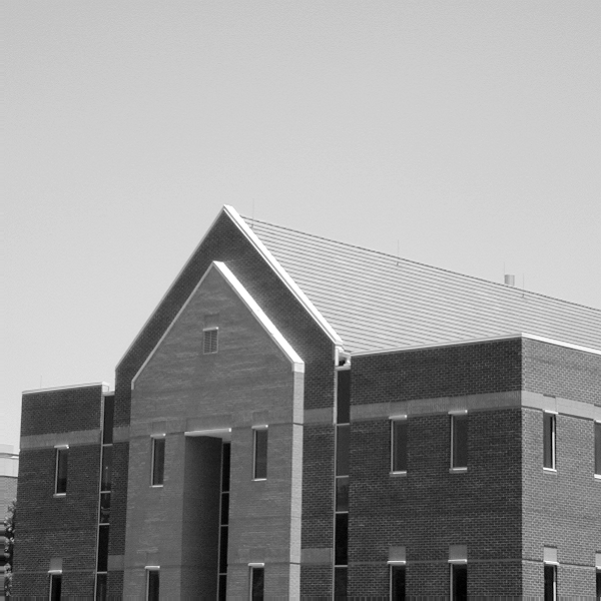
%> input picture Graphics&Vision/ComputerVision/Tutorial 15 & 16/building.tif, 601 x 601 px
$ octave Tutorial15.m   (GNU Octave 9; MATLAB toolbox functions it lacks are replaced by stand-ins)
%> lines starting %> are read from the running program, lines starting %| are printed output that depends on the picture
%Already a grayscale image
filepath = 'building.tif';

% built-in image with matlab image processing
filepath2 = 'cameraman.tif';

global im
im = imread(filepath);
%> im is the input picture: size 601x601 uint8; min 0, max 255, mean 152.8

sobleFilter();
gaussianFilter();
lapOfGauss();

function r = getImage()
    global im
    r = im;
end

% Using sobel filters
function sobleFilter()
    sx = [-1, 0, 1; -2, 0, 2; -1, 0, 1];
    sy = sx';

    xfilteredImage = filter2(sx, getImage());
    yfilteredImage = filter2(sy, getImage());
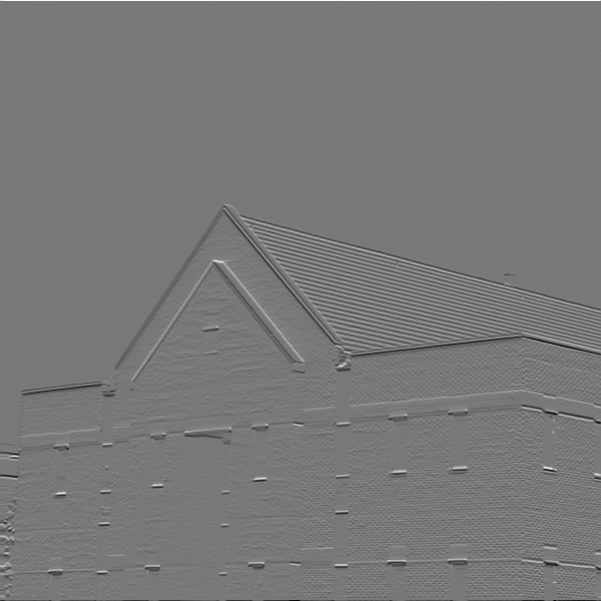
%> yfilteredImage: size 601x601 double; min -728, max 809, mean -0.9; drawn with min black and max white

    xFilterOutputImage = xfilteredImage/255;
    yFilterOutputImage = yfilteredImage/255;

    % imshow(xFilterOutputImage);
    % imshow(yFilterOutputImage);

    % Calc the edges in both directions
    overallEdge = sqrt(xFilterOutputImage.^2 + yFilterOutputImage.^2);
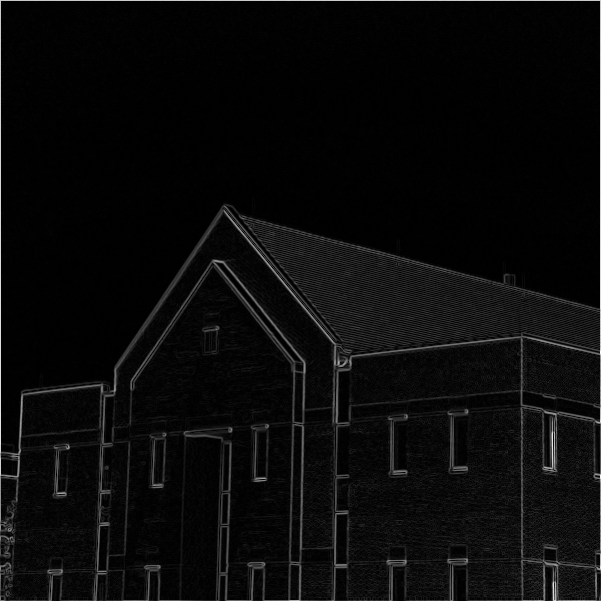
%> overallEdge: size 601x601 double; min 0, max 3.89, mean 0.163; drawn with min black and max white

    % imshow(overallEdge);

    % shows too much detail as a greyscale image
    ang = atan2(yfilteredImage, xfilteredImage);
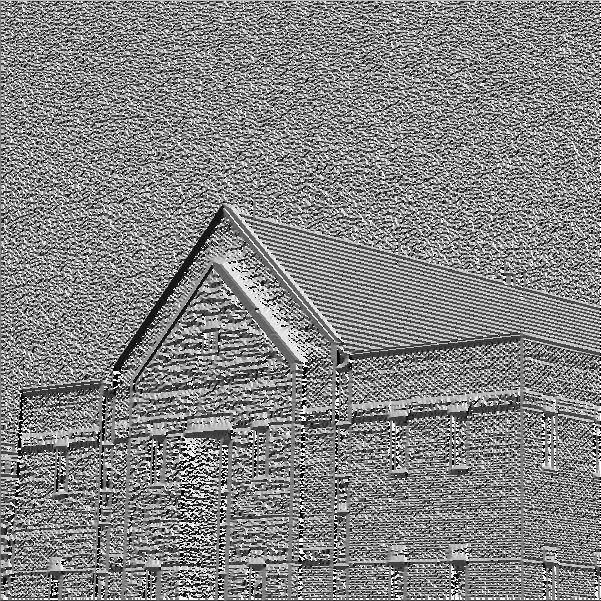
%> ang: size 601x601 double; min -3.14, max 3.14, mean 0.131; drawn with min black and max white

    % imshow(ang);

    % ang as a color map image
    figure, imshow(ang);
%> `sobleFilter();`:
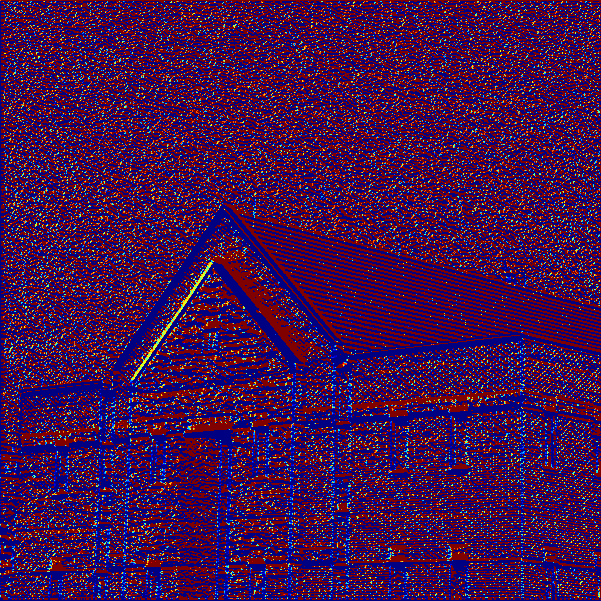
%> displayed picture: size 601x601x3, on the screen's scale of 0 to 255; mean R, G, B 66.1, 15.7, 77.8
    colormap jet;
end

% Use gaussian filters
function gaussianFilter()
    % Square filter size
    a = 10;

    % sigma is the standard deviation
    sigma = 5;

    gFilter = fspecial('gaussian', [a, a], sigma);

    % show the filter shape
    % surf(1:a, 1:a, gFilter);

% Repeated code, need to clean up
    gfilteredImage = filter2(gFilter, getImage());

    gFilterOutputImage = gfilteredImage/255;
%> `gaussianFilter();`:
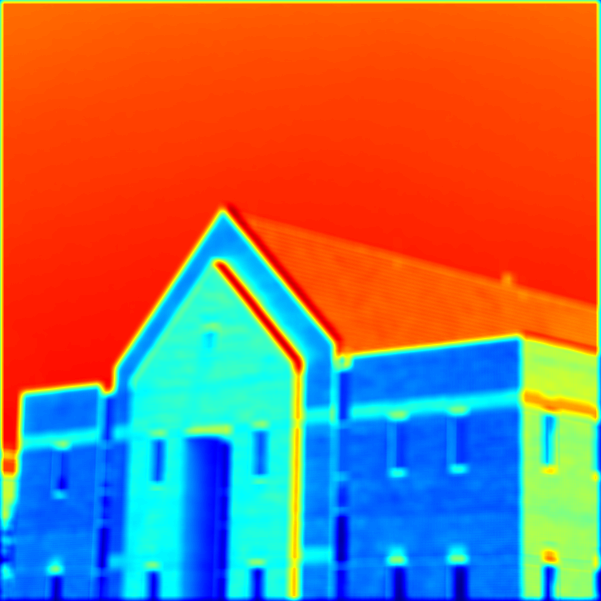
%> displayed picture: size 601x601x3, on the screen's scale of 0 to 255; mean R, G, B 156.4, 114.6, 98.2

    % gFilterOutputImage as a color map image
    figure, imshow(gFilterOutputImage);
    colormap jet;
end

% Using the laplacian of gaussian
function lapOfGauss()
    % Between 0 and 1
    threshold = 0.2;

    % Different filter methods
    method  = 'zerocross';
    method2 = 'soble';
    method3 = 'prewitt';
    method4 = 'log';
    method5 = 'canny';

    % filters
    filter_g = fspecial('gaussian', [5 5], 3);
    filter_la = fspecial('laplacian', 0);

    im_g = filter2(filter_g, getImage())/255;


    % Can exclude threshold to let ml work out the best option
    % building_edge = edge(im_g, method, threshold, filter_la);

    building_edge = edge(im_g, method, filter_la);
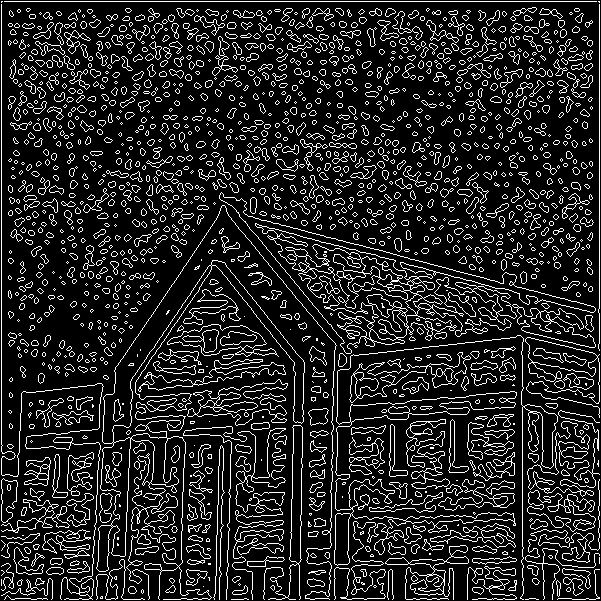
%> building_edge: size 601x601 logical; 14.4% white in thin lines or dots
%> `lapOfGauss();`:
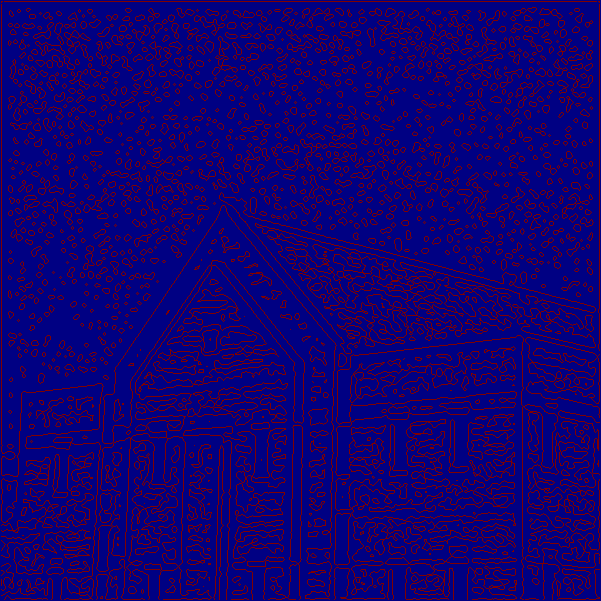
%> displayed picture: size 601x601x3, on the screen's scale of 0 to 255; mean R, G, B 18.4, 0, 112.1

    % BW as a color map image
    figure, imshow(building_edge);
    colormap jet;
end
